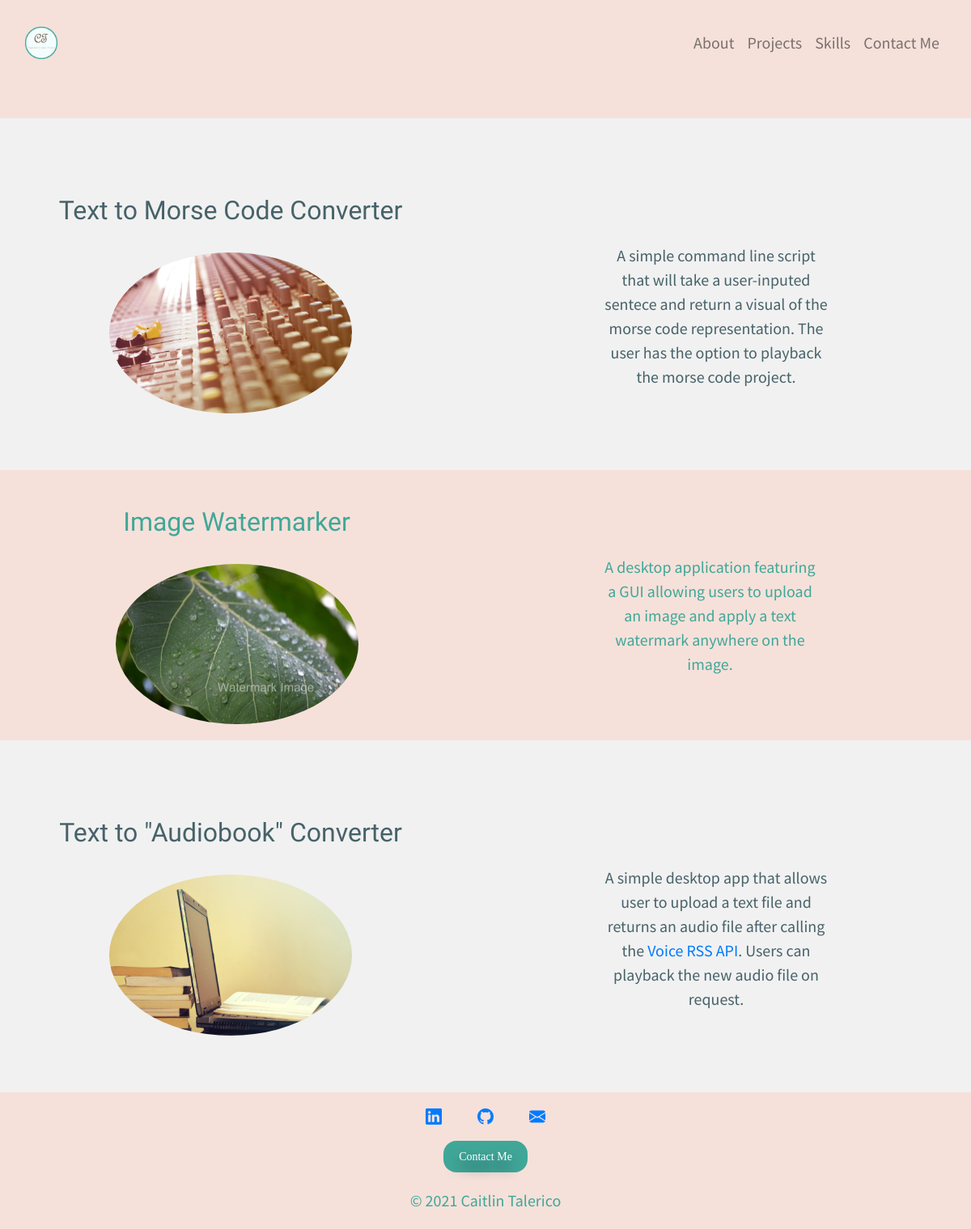
The app's page /projects with its own data.
### main.py (models this page shows)
class Project(db.Model):
    id = db.Column(db.Integer, primary_key=True)
    title = db.Column(db.String(250), unique=True, nullable=False)
    github_url = db.Column(db.String(250), unique=True, nullable=False)
    body = db.Column(db.Text, nullable=False)
    img_path = db.Column(db.String(250), unique=True, nullable=False)

### main.py (the view)
@app.route("/projects")
def project_page():
    projects = db.session.query(Project).all()
    return render_template("projects.html",year=CURRENT_YEAR, projects=projects)

### templates/projects.html (shortened to what this page needs)
{% extends 'main_base.html' %}
{% block content %}
{% for project in projects %}
<section id="projects">
{% if project.id % 2==0 %}
<div class="container-fluid soft-color">
{% else %}
    <div class="container-fluid off-white">
{% endif %}
    <div class="row project-body">
        <div class="col-lg-6 justify-content-center">
            <h3 class="project-heading">{{project.title}}</h3>
            <div class="text-center">
            <a href="{{project.github_url}}" target="_blank" rel="noopener noreferrer"><img src="{{url_for('static', filename=project.img_path)}}" alt="{{project.title}}-img" class="image"></a>
            </div>
            </div>
        <div class="col-lg-6 project-text">
            <br>
            <br>
            <br>
            {{project.body|safe}}
        </div>
    </div>
</div>
{% endfor %}
</section>
{% endblock %}

### templates/main_base.html (shortened to what this page needs)
<!doctype html>
<html lang="en">
  <head>
    <link rel="stylesheet" href="https://stackpath.bootstrapcdn.com/bootstrap/4.2.1/css/bootstrap.min.css">
    <link rel="stylesheet" type="text/css" href="{{url_for('static', filename = 'css/styles.css')}}">
  </head>
  <body>
  <section class="soft-color title">
      <div class="container-fluid">
    <nav class="navbar navbar-expand-md navbar-light">
  <a class="navbar-brand" href="{{url_for('home_page')}}#title"><img src="{{url_for('static', filename='images/logo_img.png')}}" alt="logo-img" class="navbar-img"></a>
  <div class="collapse navbar-collapse ml-auto" id="navbarNav">
    <ul class="navbar-nav ml-auto">
      <li class="nav-item">
        <a class="nav-link" href="{{url_for('home_page')}}#about-me">About<span class="sr-only">(current)</span></a>
      </li>
      <li class="nav-item">
        <a class="nav-link" href="{{url_for('project_page')}}">Projects</a>
      </li>
      <li class="nav-item">
        <a class="nav-link" href="{{url_for('home_page')}}#skills">Skills</a>
      </li>
      <li class="nav-item">
        <a class="nav-link" href="{{url_for('contact_page')}}">Contact Me</a>
      </li>
    </ul>
  </div>
</nav>
      </div>
  </section>
{% block content %}
{% endblock %}
  <footer id="footer" class="soft-color">
   <div class="container text-center">
       <a href="https://www.linkedin.com/in/caitlin-talerico" target="_blank" rel="noopener noreferrer">
       </a>
       <a href="https://github.com/kittygrl08" target="_blank" rel="noopener noreferrer">
       </a>
       <a href="mailto:python.caitlin@gmail.com">
       </a>
     <div class="text-center container">
          <a href="{{url_for('contact_page')}}" class="contact-button">Contact Me</a>
      </div>
    <p>
     © {{year}} Caitlin Talerico
    </p>
   </div>
  </footer>
  </body>
</html>

### static/css/styles.css (style rules this page uses)
body { font-family: 'Source Sans Pro', sans-serif; font-size: 1.25rem; }
h1, h2, h3, h4 { font-family: "Roboto", sans-serif; }
.image { width: 100%; height: auto; border-radius: 50%; }
.nav-item { text-align: right; }
.navbar-light .navbar-brand, .navbar-light .navbar-nav .active>.nav-link, .navbar-light .navbar-nav .nav-link:hover { color: #40A798; }
.navbar-img { width: 40px; height: 40px; }
.soft-color { background-color: #F5E1DA; color: #40A798; }
.off-white { background-color: #F1F1F1; color: #476269; padding: 50px 0px 50px; }
.title { padding: 20px 0px 60px }
#projects .image { max-width: 300px; margin: 20px auto; border-radius: 50%; }
.project-heading { font-family: 'Courgette', cursive; text-align: center; line-height: 1.5; font-size: 2rem; margin-top: 40px; }
.project-text p { text-align: center; line-height: 1.5; font-size: 1.25rem; margin: 15px 25%; }
.footer-icon { margin: 20px 20px; width: 20px; height: 20px; }
#footer p { margin-bottom: 0; padding: 1.25rem; }
.contact-button { background-color:#40a798; border-radius:16px; display:inline-block; cursor:pointer; color:#ffffff; font-family:Verdana; font-size:14px; padding:9px 19px; text-decoration:none; text-shadow:-1px 10px 16px #2b3347; }
.project-body { margin-right: 0px; padding-right: 15px; }
.project-text { padding-left: 20px; padding-right: 20px; }

### records on screen
Project: title "Text to Morse Code Converter", img_path (picture), body "A simple command line script that will take a user-inputed sentece and return a visual of the morse code representation. The user has the option to playback the morse code project."
Project: title "Image Watermarker", img_path (picture), body "A desktop application featuring a GUI allowing users to upload an image and apply a text watermark anywhere on the image."
Project: title "Text to \"Audiobook\" Converter", img_path (picture), body "A simple desktop app that allows user to upload a text file and returns an audio file after calling the Voice RSS API . Users can playback the new audio file on request."

### other values on screen
{{ year }} "2021"
